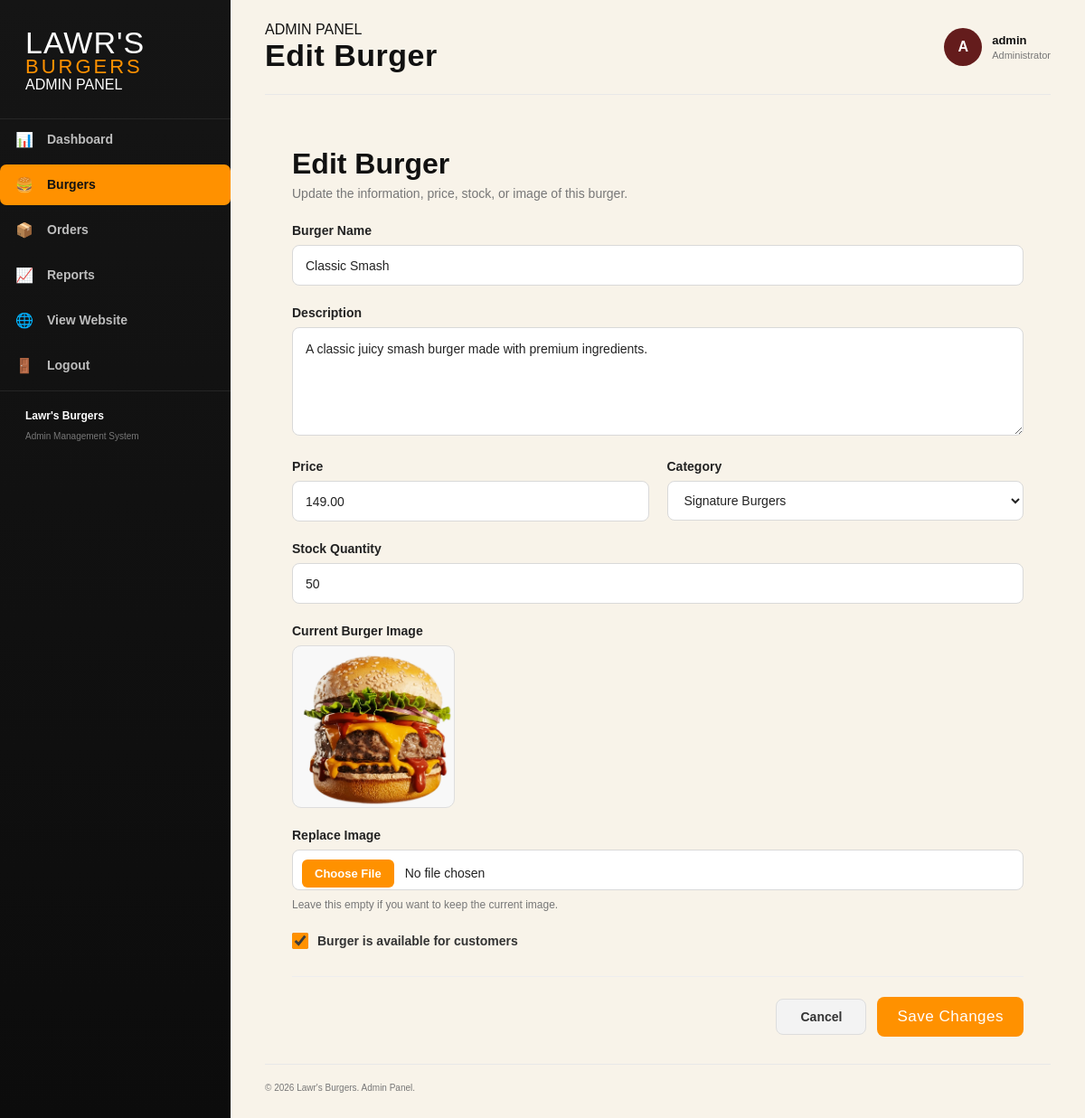
The app's page /admin/edit_burgers.php?id=1 (signed in) with its own data.
### tables this page shows
CREATE TABLE burgers (
    id INT NOT NULL AUTO_INCREMENT,
    name VARCHAR(255) NOT NULL,
    description TEXT NOT NULL,
    price DECIMAL(10,2) NOT NULL,
    image VARCHAR(255) NOT NULL,
    category VARCHAR(100) NOT NULL,
    available TINYINT(1) NOT NULL DEFAULT 1,
    stock_quantity INT NOT NULL DEFAULT 0,
    created_at TIMESTAMP NOT NULL DEFAULT CURRENT_TIMESTAMP,
    updated_at TIMESTAMP NOT NULL DEFAULT CURRENT_TIMESTAMP ON UPDATE CURRENT_TIMESTAMP,
    PRIMARY KEY (id)
);

### admin/edit_burgers.php (the view, shortened to what this page needs)
<?php
require_once "../config/db.php";
$burger_id = (int)$_GET["id"];
$stmt = $conn->prepare("
    SELECT
        id,
        name,
        description,
        price,
        image,
        category,
        available,
        stock_quantity
    FROM burgers
    WHERE id = ?
    LIMIT 1
");
$stmt->bind_param("i", $burger_id);
$stmt->execute();
$result = $stmt->get_result();
$burger = $result->fetch_assoc();
$name = $burger["name"];
$description = $burger["description"];
$price = $burger["price"];
$category = $burger["category"];
$stock_quantity = $burger["stock_quantity"];
$available = (int)$burger["available"];
?>
<!DOCTYPE html>
<html lang="en">
<head>
    <link rel="stylesheet" href="../css/admin.css">
</head>
<body>
<div class="admin-layout">
    <aside class="admin-sidebar">
        <div class="sidebar-brand">
            <div class="brand-main">
                LAWR'S
            </div>
            <div class="brand-sub">
                BURGERS
            </div>
            <div class="sidebar-label">
                ADMIN PANEL
            </div>
        </div>
        <nav class="sidebar-nav">
            <a href="dashboard.php" class="nav-item">
                <span class="nav-icon">📊</span>
                <span>Dashboard</span>
            </a>
            <a href="burgers.php" class="nav-item active">
                <span class="nav-icon">🍔</span>
                <span>Burgers</span>
            </a>
            <a href="#" class="nav-item">
                <span class="nav-icon">📦</span>
                <span>Orders</span>
            </a>
            <a href="#" class="nav-item">
                <span class="nav-icon">📈</span>
                <span>Reports</span>
            </a>
            <a href="../index.php" class="nav-item">
                <span class="nav-icon">🌐</span>
                <span>View Website</span>
            </a>
            <a href="logout.php" class="nav-item logout-link">
                <span class="nav-icon">🚪</span>
                <span>Logout</span>
            </a>
        </nav>
        <div class="sidebar-footer">
            <p>Lawr's Burgers</p>
            <span>
                Admin Management System
            </span>
        </div>
    </aside>
    <main class="admin-main">
        <header class="admin-topbar">
            <div>
                <span class="page-label">
                    ADMIN PANEL
                </span>
                <h1>
                    Edit Burger
                </h1>
            </div>
            <div class="admin-user">
                <div class="user-avatar">
                    <?php
                    echo strtoupper(
                        substr(
                            $_SESSION["admin_username"],
                            0,
                            1
                        )
                    );
                    ?>
                </div>
                <div class="user-info">
                    <strong>
                        <?php
                        echo htmlspecialchars(
                            $_SESSION["admin_username"]
                        );
                        ?>
                    </strong>
                    <span>
                        Administrator
                    </span>
                </div>
            </div>
        </header>
        <section class="admin-content">
            <div class="content-header">
                <div>
                    <h2>
                        Edit Burger
                    </h2>
                    <p>
                        Update the information, price, stock, or image of this burger.
                    </p>
                </div>
            </div>
            <div class="admin-card">
                <form
                    method="POST"
                    action=""
                    enctype="multipart/form-data"
                    class="burger-form"
                >
                    <div class="form-group">
                        <label for="name">
                            Burger Name
                        </label>
                        <input
                            type="text"
                            id="name"
                            name="name"
                            value="<?php echo htmlspecialchars($name); ?>"
                            required
                        >
                    </div>
                    <div class="form-group">
                        <label for="description">
                            Description
                        </label>
                        <textarea
                            id="description"
                            name="description"
                            rows="4"
                            required
                        ><?php echo htmlspecialchars($description); ?></textarea>
                    </div>
                    <div class="form-row">
                        <div class="form-group">
                            <label for="price">
                                Price
                            </label>
                            <input
                                type="number"
                                id="price"
                                name="price"
                                step="0.01"
                                min="0"
                                value="<?php echo htmlspecialchars($price); ?>"
                                required
                            >
                        </div>
                        <div class="form-group">
                            <label for="category">
                                Category
                            </label>
                            <select
                                id="category"
                                name="category"
                                required
                            >
                                <option
                                    value="Signature Burgers"
                                    <?php
                                    echo ($category === "Signature Burgers")
                                        ? "selected"
                                        : "";
                                    ?>
                                >
                                    Signature Burgers
                                </option>
                            </select>
                        </div>
                    </div>
                    <div class="form-group">
                        <label for="stock_quantity">
                            Stock Quantity
                        </label>
                        <input
                            type="number"
                            id="stock_quantity"
                            name="stock_quantity"
                            min="0"
                            value="<?php echo htmlspecialchars($stock_quantity); ?>"
                            required
                        >
                    </div>
                    <div class="form-group">
                        <label>
                            Current Burger Image
                        </label>
                        <div style="
                            width: 180px;
                            height: 180px;
                            border: 1px solid #ddd;
                            border-radius: 10px;
                            display: flex;
                            align-items: center;
                            justify-content: center;
                            overflow: hidden;
                            background: #f8f8f8;
                        ">
                            <?php if (!empty($burger["image"])): ?>
                                <img
                                    src="../assets/<?php echo htmlspecialchars($burger["image"]); ?>"
                                    alt="<?php echo htmlspecialchars($burger["name"]); ?>"
                                    style="
                                        width: 100%;
                                        height: 100%;
                                        object-fit: contain;
                                    "
                                >
                            <?php else: ?>
                                <span style="font-size: 50px;">
                                    🍔
                                </span>
                            <?php endif; ?>
                        </div>
                    </div>
                    <div class="form-group">
                        <label for="image">
                            Replace Image
                        </label>
                        <input
                            type="file"
                            id="image"
                            name="image"
                            accept=".jpg,.jpeg,.png,.webp,image/jpeg,image/png,image/webp"
                        >
                        <small>
                            Leave this empty if you want to keep the current image.
                        </small>
                    </div>
                    <div class="form-group">
                        <label class="checkbox-label">
                            <input
                                type="checkbox"
                                name="available"
                                value="1"
                                <?php
                                echo ($available === 1)
                                    ? "checked"
                                    : "";
                                ?>
                            >
                            <span>
                                Burger is available for customers
                            </span>
                        </label>
                    </div>
                    <div class="form-actions">
                        <a
                            href="burgers.php"
                            class="cancel-button"
                        >
                            Cancel
                        </a>
                        <button
                            type="submit"
                            class="save-button"
                        >
                            Save Changes
                        </button>
                    </div>
                </form>
            </div>
        </section>
        <footer class="admin-footer">
            <p>
                © <?php echo date("Y"); ?> Lawr's Burgers. Admin Panel.
            </p>
        </footer>
    </main>
</div>
</body>
</html>

### records on screen
burgers: name "Classic Smash", description "A classic juicy smash burger made with premium ingredients.", price "149.00", category "Signature Burgers", stock_quantity "50", image (picture), available "☑"

### other values on screen
$_SESSION["admin_username"] "admin"
